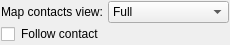
<?xml version="1.0" encoding="UTF-8"?>
<ui version="4.0">
 <class>MapContactsOptions</class>
 <widget class="QWidget" name="MapContactsOptions">
  <property name="geometry">
   <rect>
    <x>0</x>
    <y>0</y>
    <width>226</width>
    <height>45</height>
   </rect>
  </property>
  <property name="windowTitle">
   <string notr="true">Options</string>
  </property>
  <layout class="QGridLayout" name="gridLayout">
   <property name="leftMargin">
    <number>1</number>
   </property>
   <property name="topMargin">
    <number>1</number>
   </property>
   <property name="rightMargin">
    <number>1</number>
   </property>
   <property name="bottomMargin">
    <number>1</number>
   </property>
   <property name="horizontalSpacing">
    <number>5</number>
   </property>
   <property name="verticalSpacing">
    <number>1</number>
   </property>
   <item row="0" column="0">
    <widget class="QLabel" name="label">
     <property name="text">
      <string>Map contacts view:</string>
     </property>
    </widget>
   </item>
   <item row="0" column="1">
    <widget class="QComboBox" name="cmbMapContactsView">
     <property name="sizePolicy">
      <sizepolicy hsizetype="Expanding" vsizetype="Preferred">
       <horstretch>0</horstretch>
       <verstretch>0</verstretch>
      </sizepolicy>
     </property>
     <item>
      <property name="text">
       <string>Full</string>
      </property>
     </item>
     <item>
      <property name="text">
       <string>Full, when active</string>
      </property>
     </item>
     <item>
      <property name="text">
       <string>Compact</string>
      </property>
     </item>
    </widget>
   </item>
   <item row="1" column="0" colspan="2">
    <layout class="QHBoxLayout" name="horizontalLayout">
     <property name="spacing">
      <number>6</number>
     </property>
     <item>
      <widget class="QCheckBox" name="cbFollow">
       <property name="sizePolicy">
        <sizepolicy hsizetype="Preferred" vsizetype="Preferred">
         <horstretch>0</horstretch>
         <verstretch>0</verstretch>
        </sizepolicy>
       </property>
       <property name="text">
        <string/>
       </property>
      </widget>
     </item>
     <item>
      <widget class="QLabel" name="label_2">
       <property name="sizePolicy">
        <sizepolicy hsizetype="Expanding" vsizetype="Preferred">
         <horstretch>0</horstretch>
         <verstretch>0</verstretch>
        </sizepolicy>
       </property>
       <property name="text">
        <string>Follow contact</string>
       </property>
      </widget>
     </item>
    </layout>
   </item>
  </layout>
 </widget>
 <resources/>
 <connections/>
</ui>
